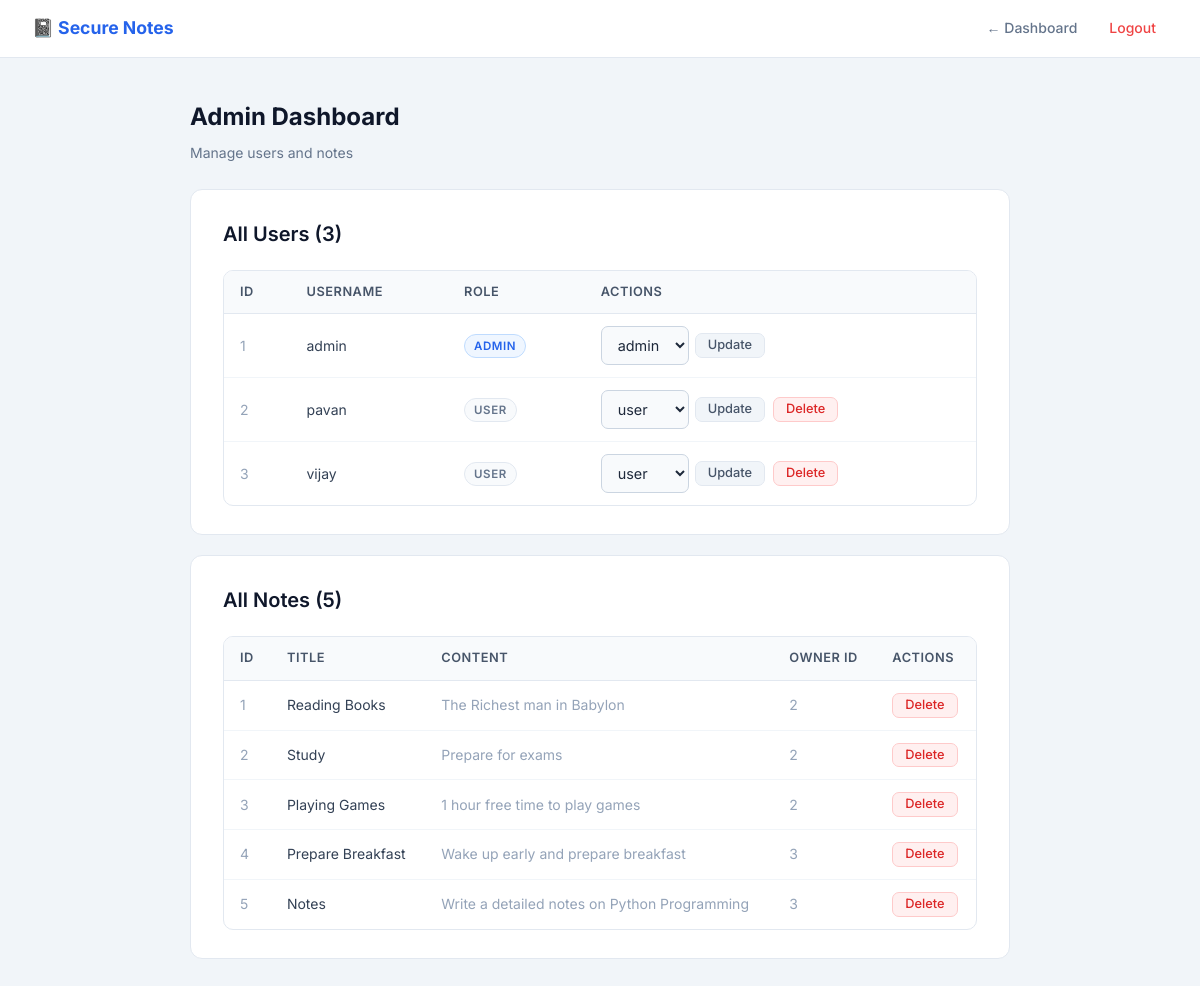
The page /admin/dashboard (signed in) on the database its author committed.
### models.py (models this page shows)
class User(Base):
    __tablename__ = "users"
    id = Column(Integer, primary_key=True, index=True)
    username = Column(String, unique=True, index=True)
    hashed_password = Column(String)
    role = Column(String, default="user")
    notes = relationship("Note",back_populates="owner",cascade="all, delete")

class Note(Base):
    __tablename__ = "notes"
    id = Column(Integer, primary_key=True, index=True)
    title = Column(String)
    content = Column(String)
    owner_id = Column(Integer, ForeignKey("users.id"))
    owner = relationship("User", back_populates="notes")

### routers/admin_router.py (the view)
@router.get("/dashboard")
def admin_dashboard(
    request: Request,
    db: Session = Depends(get_db),
    admin=Depends(auth.require_admin)
):
    users = db.query(models.User).all()
    notes = crud.get_all_notes(db)
    return templates.TemplateResponse(
        "admin_dashboard.html",
        {
            "request": request,
            "users": users,
            "notes": notes,
            "admin": admin
        }
    )

### templates/admin_dashboard.html
{% extends "base.html" %}
{% block nav_links %}
    <a href="/dashboard">← Dashboard</a>
    <a class="logout" href="/logout">Logout</a>
{% endblock %}
{% block content %}
<div class="container">
    <div class="page-header">
        <h1>Admin Dashboard</h1>
        <p>Manage users and notes</p>
    </div>
    <div class="card">
        <h2>All Users ({{ users|length }})</h2>
        <div class="table-wrapper">
            <table>
                <thead>
                    <tr>
                        <th>ID</th>
                        <th>Username</th>
                        <th>Role</th>
                        <th>Actions</th>
                    </tr>
                </thead>
                <tbody>
                    {% for u in users %}
                    <tr>
                        <td class="text-muted">{{ u.id }}</td>
                        <td>{{ u.username }}</td>
                        <td>
                            <span class="badge {% if u.role == 'admin' %}badge-admin{% else %}badge-user{% endif %}">
                                {{ u.role }}
                            </span>
                        </td>
                        <td>
                            <div class="table-actions">
                                <form method="post" action="/admin/users/{{ u.id }}/update" style="display:flex; gap:6px; align-items:center;">
                                    <select name="role">
                                        <option value="user" {% if u.role == "user" %}selected{% endif %}>user</option>
                                        <option value="admin" {% if u.role == "admin" %}selected{% endif %}>admin</option>
                                    </select>
                                    <button class="btn btn-secondary btn-sm" type="submit">Update</button>
                                </form>
                                {% if u.username != admin.username %}
                                <form method="post" action="/admin/users/{{ u.id }}/delete">
                                    <button class="btn btn-danger btn-sm" type="submit" onclick="return confirm('Delete user {{ u.username }}?')">Delete</button>
                                </form>
                                {% endif %}
                            </div>
                        </td>
                    </tr>
                    {% endfor %}
                </tbody>
            </table>
        </div>
    </div>
    <div class="card">
        <h2>All Notes ({{ notes|length }})</h2>
        <div class="table-wrapper">
            <table>
                <thead>
                    <tr>
                        <th>ID</th>
                        <th>Title</th>
                        <th>Content</th>
                        <th>Owner ID</th>
                        <th>Actions</th>
                    </tr>
                </thead>
                <tbody>
                    {% for n in notes %}
                    <tr>
                        <td class="text-muted">{{ n.id }}</td>
                        <td>{{ n.title }}</td>
                        <td class="text-muted">{{ n.content[:60] }}{% if n.content|length > 60 %}…{% endif %}</td>
                        <td class="text-muted">{{ n.owner_id }}</td>
                        <td>
                            <form method="post" action="/admin/notes/{{ n.id }}/delete">
                                <button class="btn btn-danger btn-sm" type="submit" onclick="return confirm('Delete this note?')">Delete</button>
                            </form>
                        </td>
                    </tr>
                    {% endfor %}
                </tbody>
            </table>
        </div>
    </div>
</div>
{% endblock %}

### templates/base.html (shortened to what this page needs)
<!DOCTYPE html>
<html lang="en">
<head>
    <link rel="stylesheet" href="/static/style.css">
</head>
<body>
{% block nav %}
<nav>
    <a class="nav-brand" href="/dashboard">📓 Secure Notes</a>
    <div class="nav-links">
        {% block nav_links %}{% endblock %}
    </div>
</nav>
{% endblock %}
{% block content %}{% endblock %}
</body>
</html>

### static/style.css (style rules this page uses)
*, *::before, *::after { box-sizing: border-box; margin: 0; padding: 0; }
body { font-family: 'Inter', sans-serif; background: #f1f5f9; color: #1e293b; min-height: 100vh; line-height: 1.6; }
a { color: #2563eb; text-decoration: none; }
nav { background: #ffffff; border-bottom: 1px solid #e2e8f0; padding: 0 32px; height: 58px; display: flex; align-items: center; justify-content: space-between; }
.nav-brand { font-size: 1.1rem; font-weight: 700; color: #2563eb; text-decoration: none; }
.nav-links { display: flex; gap: 8px; align-items: center; }
.nav-links a { font-size: 0.875rem; font-weight: 500; color: #64748b; padding: 6px 12px; border-radius: 6px; transition: background 0.15s, color 0.15s; text-decoration: none; }
.nav-links a.logout { color: #ef4444; }
.container { max-width: 860px; margin: 40px auto; padding: 0 20px; }
.card { background: #ffffff; border: 1px solid #e2e8f0; border-radius: 12px; padding: 28px 32px; margin-bottom: 20px; }
h1 { font-size: 1.5rem; font-weight: 700; color: #0f172a; margin-bottom: 6px; }
h2 { font-size: 1.25rem; font-weight: 600; color: #0f172a; margin-bottom: 20px; }
p { color: #475569; font-size: 0.9rem; }
.page-header { margin-bottom: 24px; }
.page-header p { margin-top: 4px; color: #64748b; font-size: 0.875rem; }
input[type="text"], input[type="password"], input[type="search"], input:not([type="submit"]):not([type="button"]):not([type="checkbox"]):not([type="radio"]), textarea, select { width: 100%; padding: 9px 12px; border: 1px solid #cbd5e1; border-radius: 7px; font-size: 0.9rem; font-family: 'Inter', sans-serif; color: #1e293b; background: #f8fafc; outline: none; transition: border-color 0.15s, box-shadow 0.15s, background 0.15s; }
.btn { display: inline-block; padding: 9px 18px; border-radius: 7px; font-size: 0.875rem; font-weight: 500; font-family: 'Inter', sans-serif; cursor: pointer; border: none; text-decoration: none; transition: background 0.15s, transform 0.1s, box-shadow 0.15s; line-height: 1; }
.btn-secondary { background: #f1f5f9; color: #475569; border: 1px solid #e2e8f0; }
.btn-danger { background: #fff0f0; color: #dc2626; border: 1px solid #fecaca; }
.btn-sm { padding: 5px 12px; font-size: 0.8rem; }
.badge { display: inline-block; padding: 2px 9px; border-radius: 20px; font-size: 0.72rem; font-weight: 600; text-transform: uppercase; letter-spacing: 0.05em; }
.badge-admin { background: #eff6ff; color: #2563eb; border: 1px solid #bfdbfe; }
.badge-user { background: #f8fafc; color: #64748b; border: 1px solid #e2e8f0; }
.table-wrapper { overflow-x: auto; border-radius: 10px; border: 1px solid #e2e8f0; }
table { width: 100%; border-collapse: collapse; font-size: 0.875rem; }
thead th { background: #f8fafc; color: #475569; font-weight: 600; padding: 11px 16px; text-align: left; border-bottom: 1px solid #e2e8f0; font-size: 0.8rem; text-transform: uppercase; letter-spacing: 0.04em; }
tbody td { padding: 12px 16px; border-bottom: 1px solid #f1f5f9; color: #334155; vertical-align: middle; }
tbody tr:last-child td { border-bottom: none; }
.table-actions { display: flex; gap: 8px; align-items: center; }
.text-muted { color: #94a3b8; font-size: 0.875rem; }

### rows shown on the page
User: id "1", username "admin", role "ADMIN", role "admin"
User: id "2", username "pavan", role "USER", role "user"
User: id "3", username "vijay", role "USER", role "user"
Note: id "1", title "Reading Books", content "The Richest man in Babylon", owner_id "2"
Note: id "2", title "Study", content "Prepare for exams", owner_id "2"
Note: id "3", title "Playing Games", content "1 hour free time to play games", owner_id "2"
Note: id "4", title "Prepare Breakfast", content "Wake up early and prepare breakfast", owner_id "3"
Note: id "5", title "Notes", content "Write a detailed notes on Python Programming", owner_id "3"

### other values the page prints
{{ users|length }} "3"
{{ notes|length }} "5"
